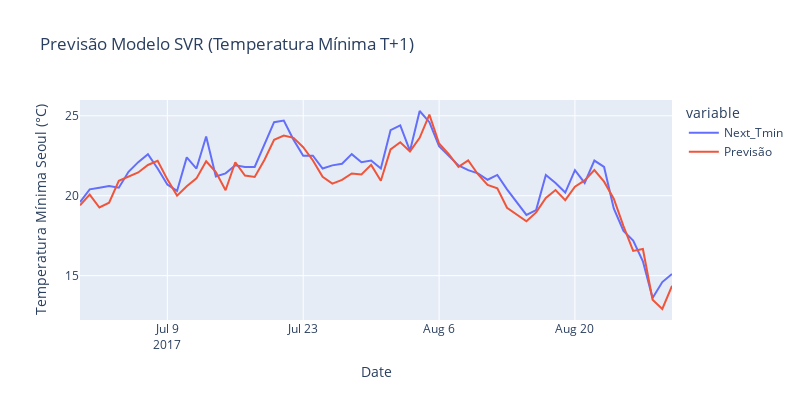

The code cell stored with this chart in its notebook:
### Code cell
fig = px.line(forecast_results, x='Date', y=['Next_Tmin','Previsão'],labels={'value':"Temperatura Mínima Seoul (°C)"},title='Previsão Modelo SVR (Temperatura Mínima T+1)',width=800, height=400)
fig.show()
